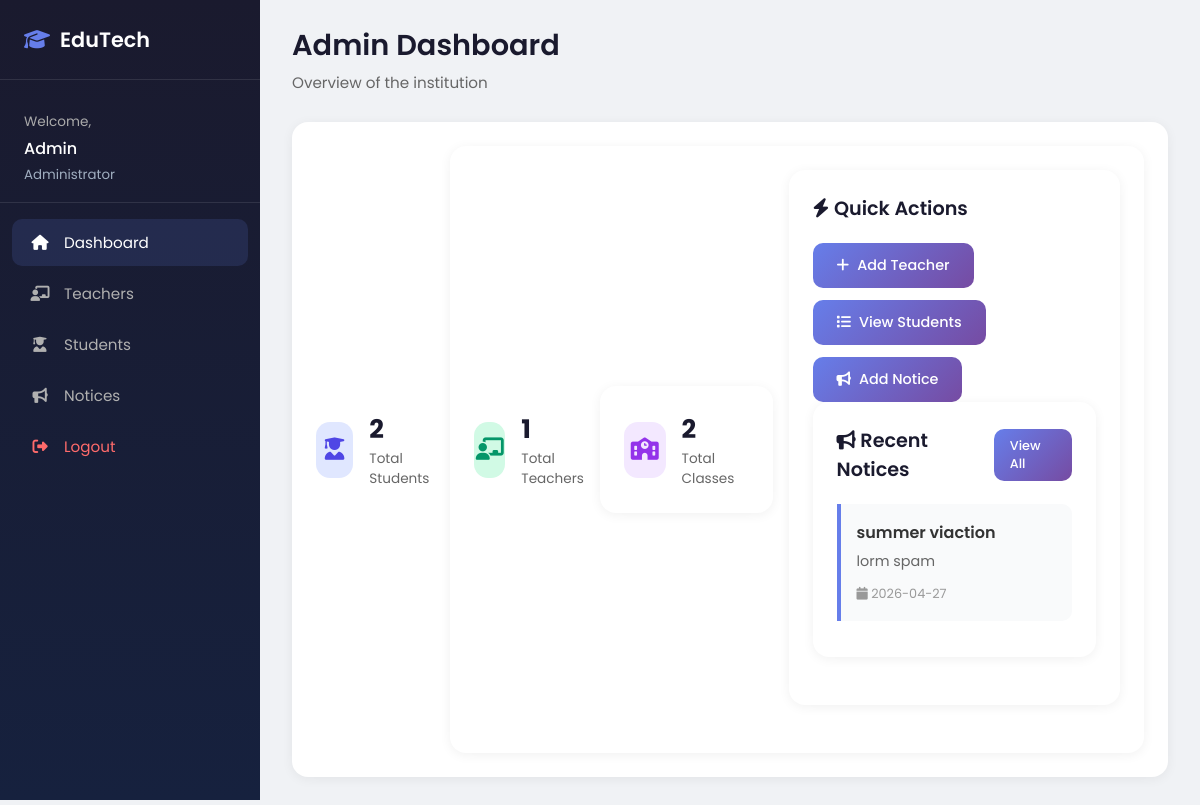
The page /admin/dashboard (signed in) on the database its author committed.
### tables this page shows
CREATE TABLE notices (
                id INTEGER PRIMARY KEY AUTOINCREMENT,
                title TEXT NOT NULL,
                description TEXT NOT NULL,
                date TEXT NOT NULL
            );

### app.py (the view)
@app.route('/admin/dashboard')
@login_required(role='admin')
def admin_dashboard():
    db = get_db()
    total_students = db.execute("SELECT COUNT(*) as count FROM students").fetchone()['count']
    total_teachers = db.execute("SELECT COUNT(*) as count FROM teachers").fetchone()['count']
    total_classes = db.execute("SELECT COUNT(DISTINCT class) as count FROM students").fetchone()['count'] or 0
    notices = db.execute("SELECT * FROM notices ORDER BY date DESC LIMIT 5").fetchall()
    return render_template('admin_dashboard.html', total_students=total_students, total_teachers=total_teachers, total_classes=total_classes, notices=notices)

### app.py (called while the page is built, shortened)
def get_db():
    db = getattr(g, '_database', None)
    if db is None:
        db = g._database = sqlite3.connect(DATABASE)
        db.row_factory = sqlite3.Row
    return db

@app.teardown_appcontext
def close_connection(exception):
    db = getattr(g, '_database', None)
    if db is not None:
        db.close()

def login_required(role=None):
    def decorator(f):
        @wraps(f)
        def decorated_function(*args, **kwargs):
            if role and session.get('role') != role:
                flash('Unauthorized access', 'error')
                return redirect(url_for('home'))
            return f(*args, **kwargs)
        return decorated_function
    return decorator

### templates/admin_dashboard.html (shortened to what this page needs)
{% extends "base_admin.html" %}
{% block content %}
<div class="page-header">
    <h1>Admin Dashboard</h1>
    <p>Overview of the institution</p>
</div>
<div class="stats-grid">
    <div class="stat-card">
        <div class="stat-icon blue"><i class="fas fa-user-graduate"></i></div>
        <div class="stat-info">
            <h3>{{ total_students }}</h3>
            <p>Total Students</p>
        </div>
    <div class="stat-card">
        <div class="stat-icon green"><i class="fas fa-chalkboard-teacher"></i></div>
        <div class="stat-info">
            <h3>{{ total_teachers }}</h3>
            <p>Total Teachers</p>
        </div>
    <div class="stat-card">
        <div class="stat-icon purple"><i class="fas fa-school"></i></div>
        <div class="stat-info">
            <h3>{{ total_classes }}</h3>
            <p>Total Classes</p>
        </div>
</div>
<div class="card">
    <div class="card-header">
        <h2><i class="fas fa-bolt"></i> Quick Actions</h2>
    </div>
    <div style="display: flex; gap: 12px; flex-wrap: wrap;">
        <a href="/admin/teachers" class="btn btn-primary"><i class="fas fa-plus"></i> Add Teacher</a>
        <a href="/admin/students" class="btn btn-primary"><i class="fas fa-list"></i> View Students</a>
        <a href="/admin/notices" class="btn btn-primary"><i class="fas fa-bullhorn"></i> Add Notice</a>
    </div>
<div class="card">
    <div class="card-header">
        <h2><i class="fas fa-bullhorn"></i> Recent Notices</h2>
        <a href="/admin/notices" class="btn btn-sm btn-primary">View All</a>
    </div>
    {% if notices %}
        {% for notice in notices %}
        <div class="notice-item">
            <h4>{{ notice.title }}</h4>
            <p>{{ notice.description }}</p>
            <small><i class="fas fa-calendar"></i> {{ notice.date }}</small>
        </div>
        {% endfor %}
    {% else %}
        <p style="color: #666;">No notices posted yet.</p>
    {% endif %}
</div>
{% endblock %}

### static/css/dashboard.css (style rules this page uses)
* { margin: 0; padding: 0; box-sizing: border-box; }
body { font-family: 'Poppins', sans-serif; background: #f0f2f5; color: #333; }
.page-header { margin-bottom: 28px; }
.page-header h1 { font-size: 1.8rem; font-weight: 600; color: #1a1a2e; }
.page-header p { color: #666; font-size: 0.95rem; margin-top: 4px; }
.stats-grid { display: grid; grid-template-columns: repeat(auto-fit, minmax(240px, 1fr)); gap: 20px; margin-bottom: 28px; }
.stat-card { background: #fff; border-radius: 16px; padding: 24px; box-shadow: 0 2px 12px rgba(0,0,0,0.06); display: flex; align-items: center; gap: 16px; transition: transform 0.3s ease; }
.stat-icon { width: 56px; height: 56px; border-radius: 14px; display: flex; align-items: center; justify-content: center; font-size: 1.4rem; }
.stat-icon.blue { background: #e0e7ff; color: #4f46e5; }
.stat-icon.green { background: #d1fae5; color: #059669; }
.stat-icon.purple { background: #f3e8ff; color: #9333ea; }
.stat-info h3 { font-size: 1.6rem; font-weight: 700; color: #1a1a2e; }
.stat-info p { font-size: 0.85rem; color: #666; }
.btn { display: inline-flex; align-items: center; gap: 8px; padding: 12px 24px; border: none; border-radius: 10px; font-family: 'Poppins', sans-serif; font-size: 0.9rem; font-weight: 500; cursor: pointer; text-decoration: none; transition: all 0.3s ease; }
.btn-primary { background: linear-gradient(135deg, #667eea 0%, #764ba2 100%); color: #fff; }
.btn-sm { padding: 8px 16px; font-size: 0.8rem; }
.card { background: #fff; border-radius: 16px; padding: 24px; box-shadow: 0 2px 12px rgba(0,0,0,0.06); margin-bottom: 24px; }
.card-header { display: flex; justify-content: space-between; align-items: center; margin-bottom: 20px; }
.card-header h2 { font-size: 1.2rem; font-weight: 600; color: #1a1a2e; }
.notice-item { padding: 16px; border-left: 4px solid #667eea; background: #f9fafb; border-radius: 0 10px 10px 0; margin-bottom: 12px; }
.notice-item h4 { font-size: 1rem; font-weight: 600; margin-bottom: 6px; }
.notice-item p { font-size: 0.9rem; color: #666; margin-bottom: 8px; }
.notice-item small { font-size: 0.8rem; color: #999; }

### rows shown on the page
notices: title "summer viaction", description "lorm spam", date "2026-04-27"

### other values the page prints
{{ session.get('user_name', 'Admin') }} "Admin"
{{ total_students }} "2"
{{ total_teachers }} "1"
{{ total_classes }} "2"
